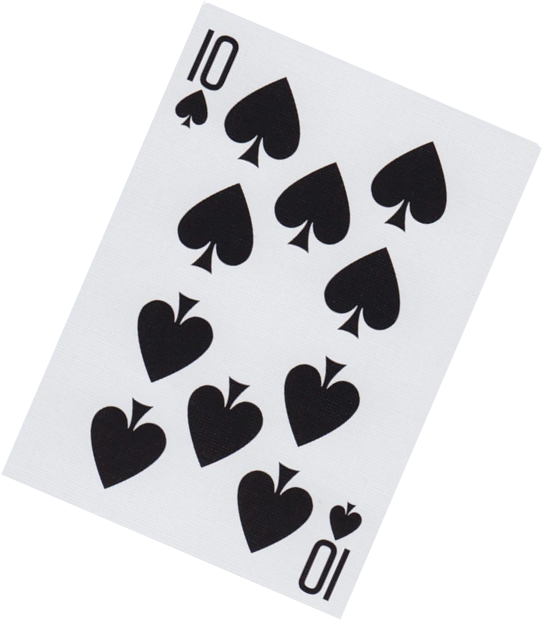
#> input picture kart.png, 544 x 620 px
$ python perspektivedegistirme.py
#> lines starting #> are read from the running program, lines starting #| are printed output that depends on the picture
import cv2
import numpy as np

img = cv2.imread("kart.png")
#> img is the input picture: shape (620, 544, 3); mean B, G, R 214.7, 212.3, 212.1
#cv2.imshow("İmage",img)

width = 400
height = 500

pers= np.float32([[203,1],[1,472],[540,150],[338,617]])
new_pers= np.float32([[0,0],[0,height],[width,0],[width,height]])

matrix = cv2.getPerspectiveTransform(pers,new_pers)
print(matrix)

imgOutput = cv2.warpPerspective(img,matrix,(width,height))
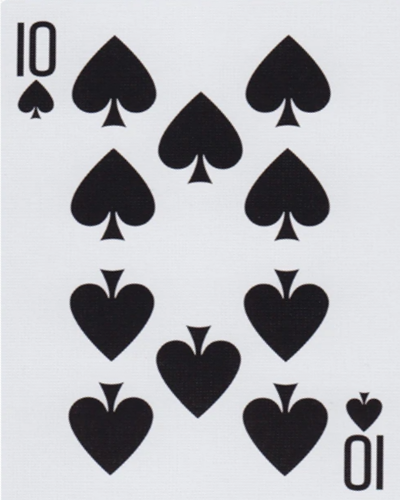
#> imgOutput: shape (500, 400, 3); mean B, G, R 182.9, 178.7, 178.3
#cv2.imshow("İmage",img)
cv2.imshow("Son Hali",imgOutput)
